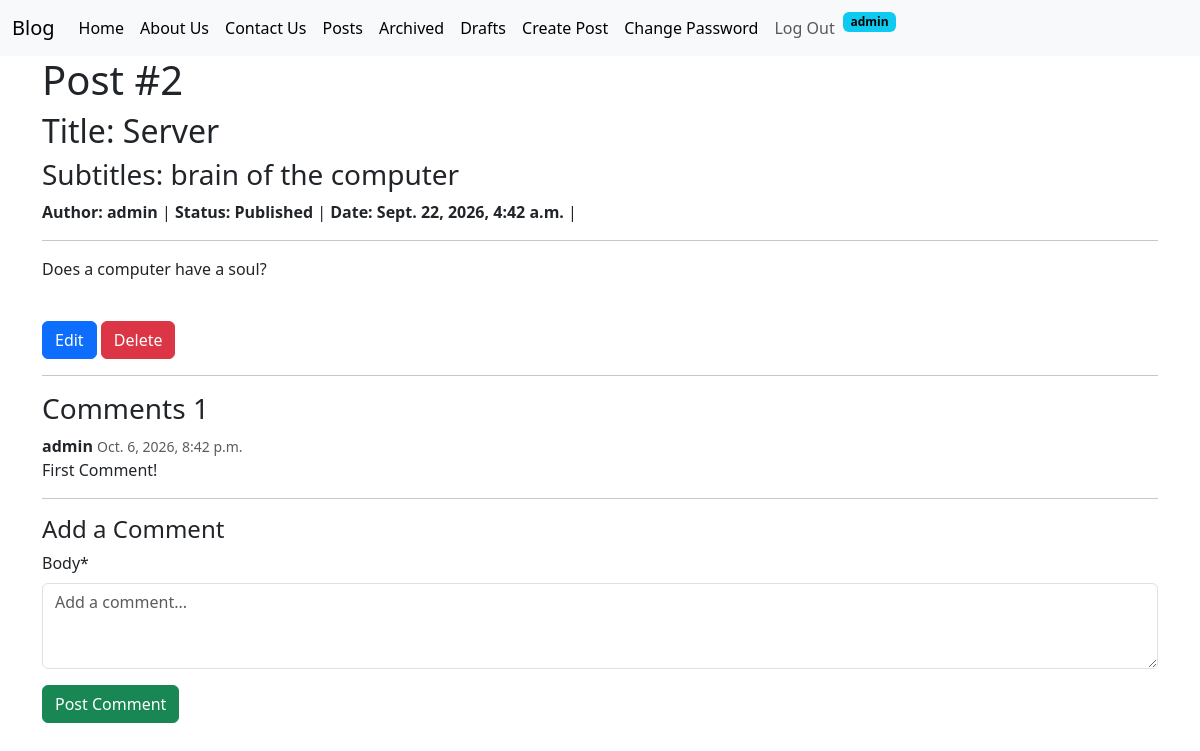
Page /posts/detail/2/ (signed in) on the committed database.
### posts/models.py (models this page shows, shortened)
class Post(models.Model):
    title = models.CharField(max_length=128)
    subtitle = models.CharField(max_length=128)
    body = models.TextField()
    created_on = models.DateTimeField(auto_now_add=True)
    author = models.ForeignKey(
        User,
        on_delete=models.CASCADE
    )
    status = models.ForeignKey(
        Status,
        on_delete=models.DO_NOTHING
    )

class Status(models.Model):
    name = models.CharField(max_length=128, unique=True)
    description = models.CharField(
        max_length=200,
        help_text="Write a description about the status"
    )
    class Meta:
        verbose_name = "Status"
        verbose_name_plural = "Statuses"
    def __str__(self):
        return self.name

class Comment(models.Model):
    author = models.ForeignKey(
        User,
        on_delete=models.CASCADE
    )
    body = models.TextField()
    created_on = models.DateTimeField(auto_now_add=True)
    posts = models.ManyToManyField(
        "Post",
        related_name="comments"
    )
    class Meta:
        ordering = ["created_on"]

### posts/views.py (the view, shortened to what this page needs)
# urls.py: path('detail/<int:pk>/', PostView.as_view(), name="post_detail"),
class PostView(View):
    def get(self, request, *args, **kwargs):
        view = PostDetailView.as_view()
        return view(request, *args, **kwargs)

### posts/forms.py
class CommentForm(forms.ModelForm):
    class Meta:
        model = Comment
        fields = ["body"]
        widgets = {
            "body": forms.Textarea(attrs={"rows": 3, "placeholder": "Add a comment..."}),
        }

### posts/views.py (called while the page is built)
    def get_context_data(self, **kwargs):
        context = super().get_context_data(**kwargs)
        context['form'] = CommentForm()
        context['comments'] = self.object.comments.all()
        return context

### templates/postsTemplates/detail.html (shortened to what this page needs)
{% extends 'base.html' %}
{% load crispy_forms_tags %}
{% block content %}
    <h1>Post #{{ single_post.id }}</h1>
    <h2>Title: {{ single_post.title }}</h2>
    <h3>Subtitles: {{ single_post.subtitle }}</h3>
    <span><strong>Author: {{ single_post.author }}</strong> | </span>
    <span><strong>Status: {{ single_post.status }}</strong> | </span>
    <span><strong>Date: {{ single_post.created_on }}</strong> | </span>
    <hr>
    <p>{{ single_post.body }}</p>
    <br>
    {% if user == single_post.author %}
        <a href="{% url 'post_edit' single_post.id %}" class="btn btn-primary">Edit</a>
        <a href="{% url 'post_delete' single_post.id %}" class="btn btn-danger">Delete</a>
    {% endif %}
    <hr>
    <h3>Comments {{ comments.count }}</h3>
    {% for comment in comments %}
        <div class="mb-3">
            <strong>{{ comment.author }}</strong>
            <small class="text-muted">{{ comment.created_on }}</small>
            <p>{{ comment.body }}</p>
        </div>
    {% empty %}
        <p>No comments yet. Be the first to comment!</p>
    {% endfor %}
    <hr>
    {% if user.is_authenticated %}
        <h4>Add a Comment</h4>
        <form method="post">
            {{ form|crispy }}
            <input type="submit" value="Post Comment" class="btn btn-success">
        </form>
    {% endif %}
{% endblock %}

### templates/navbar.html (shortened to what this page needs)
<nav class="navbar navbar-expand-lg bg-body-tertiary">
  <div class="container-fluid">
    <a class="navbar-brand" href="{% url 'home' %}">Blog</a>
    <div class="collapse navbar-collapse" id="navbarSupportedContent">
      <ul class="navbar-nav me-auto mb-2 mb-lg-0">
        <li class="nav-item">
          <a class="nav-link active" aria-current="page" href="{% url 'homeTwo' %}">Home</a>
        </li>
        <li class="nav-item">
          <a class="nav-link active" href="{% url 'about' %}">About Us</a>
        </li>
        <li class="nav-item">
          <a class="nav-link active" href="{% url 'contact' %}">Contact Us</a>
        </li>
        <li class="nav-item">
          <a class="nav-link active" href="{% url 'post_list' %}">Posts</a>
        </li>
        {% if user.is_authenticated %}
        <li class="nav-item">
          <a class="nav-link active" href="{% url 'post_archived_list' %}">Archived</a>
        </li>
        <li class="nav-item">
          <a class="nav-link active" href="{% url 'post_drafts_list' %}">Drafts</a>
        </li>
        <li class="nav-item">
          <a class="nav-link active" href="{% url 'post_new' %}">Create Post</a>
        </li>
        <li class="nav-item">
          <a class="nav-link active" href="{% url 'password_change' %}">Change Password</a>
        </li>
        <li class="nav-item">
          <form action="{% url 'logout' %}" method="post">
            <input type="submit" value="Log Out" class="nav-link">
          </form>
        </li>
        <li class="nav-item">
          <span class="badge text-bg-info">{{ user.username }}</span>
        </li>
        {% endif %}
      </ul>
    </div>
  </div>
</nav>

### rows in the picture
Post: id "2", title "Server", subtitle "brain of the computer", author "admin", status "Published", created_on "Sept. 22, 2026, 4:42 a.m.", body "Does a computer have a soul?"
Comment: author "admin", created_on "Oct. 6, 2026, 8:42 p.m.", body "First Comment!"

### other values in the picture
{{ user.username }} "admin"
{{ comments.count }} "1"
